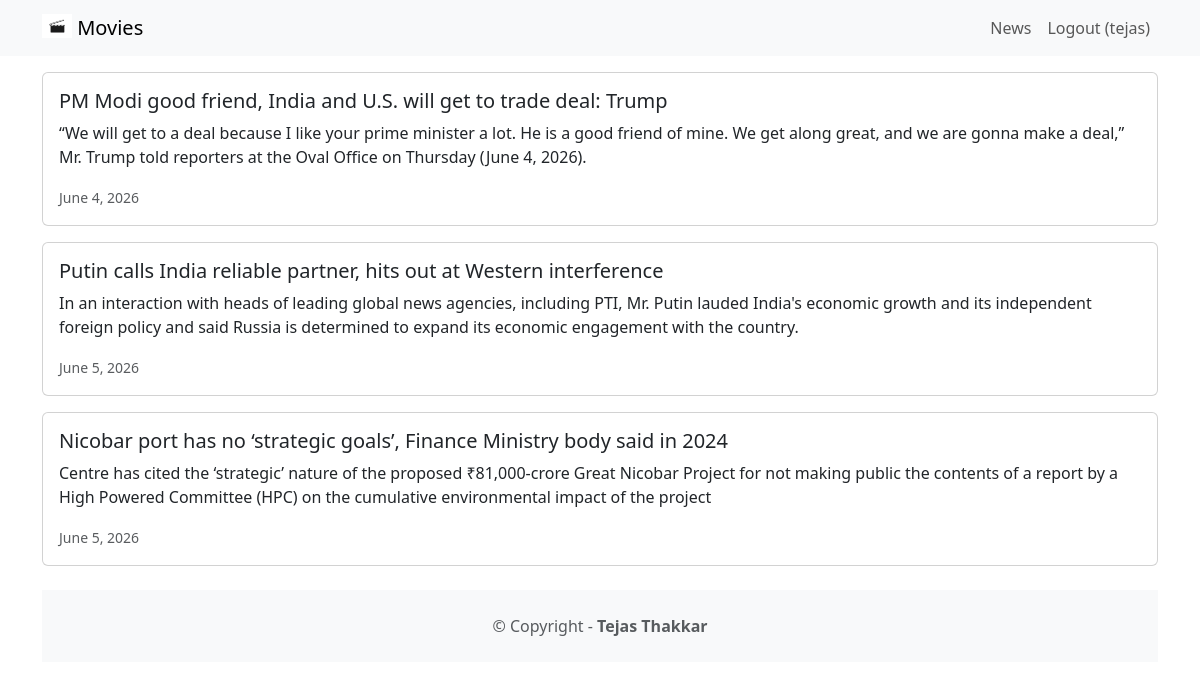
Page /news/ (signed in) on the committed database.
### news/models.py (models this page shows, shortened)
class News(models.Model):
    headline = models.CharField(max_length=250)
    body = models.TextField()
    date = models.DateField()

### news/views.py (the view)
# urls.py: path('news/',include('news.urls')),
def news(request):
    newss = News.objects.all()
    return render(request,'news.html',{'newss':newss})

### news/templates/news.html
{% extends 'base.html' %}
{% block content %}
    {% for news in newss %}
         <div class="card mb-3">
            <div class="row g-0">
                <div>
                  <div class="card-body">
                      <h5 class="card-title">{{ news.headline}}</h5>
                      <p class="card-text">{{ news.body }}</p>
                      <p class="card-text">
                           <small class="text-muted">
                              {{ news.date }}
                           </small>
                       </p>
                  </div>
             </div>
          </div>
      </div>
    {% endfor %}
{% endblock %}

### moviereviews/templates/base.html (shortened to what this page needs)
<!DOCTYPE html>
<html lang="en">
<head>
    <link href="https://cdn.jsdelivr.net/npm/bootstrap@5.3.8/dist/css/bootstrap.min.css" rel="stylesheet">
</head>
<body>
    <nav class="navbar navbar-expand-lg navbar-light bg-light mb-3">
         <div class="container">
               <a class="navbar-brand" href="{% url 'home' %}">
                {% load static %}
                <img src="{% static 'images/movie.jpg' %}" alt="" width="30"
                height="24" class="d-inline-block align-text-top"/>
                Movies</a>
                 <div class="collapse navbar-collapse" id="navbarNavAltMarkup">
                     <div class="navbar-nav ms-auto">
                         <a class="nav-link" href="{% url 'news' %}">News</a>
                        {% if user.is_authenticated %}
                        <a class='nav-link' href="{% url 'logoutaccount' %}">
                            Logout ({{ user.username }})
                        </a>
                        {% else %}
                         <a class="nav-link" href="{% url 'loginaccount' %}">Login</a>
                         <a class="nav-link" href="{% url 'signupaccount' %}">Sign Up</a>
                        {% endif %}
                     </div>
                 </div>
         </div>
 </nav>
 <div class="container">
    {% block content %}
    {% endblock %}
    <footer class="text-center text-lg-start bg-light text-muted mt-4">
        <div class="text-center p-4">
            © Copyright -
            <a class="text-reset fw-bold text-decoration-none" target="_blank" href="https://github.com/tejasthakkar">
                Tejas Thakkar
            </a>
        </div>
    </footer>
 </div>
</body>
</html>

### rows in the picture
News: headline "PM Modi good friend, India and U.S. will get to trade deal: Trump", body "“We will get to a deal because I like your prime minister a lot. He is a good friend of mine. We get along great, and we are gonna make a deal,” Mr. Trump told reporters at the Oval Office on Thursday (June 4, 2026).", date "June 4, 2026"
News: headline "Putin calls India reliable partner, hits out at Western interference", body "In an interaction with heads of leading global news agencies, including PTI, Mr. Putin lauded India's economic growth and its independent foreign policy and said Russia is determined to expand its economic engagement with the country.", date "June 5, 2026"
News: headline "Nicobar port has no ‘strategic goals’, Finance Ministry body said in 2024", body "Centre has cited the ‘strategic’ nature of the proposed ₹81,000-crore Great Nicobar Project for not making public the contents of a report by a High Powered Committee (HPC) on the cumulative environmental impact of the project", date "June 5, 2026"

### other values in the picture
{{ user.username }} "tejas"
